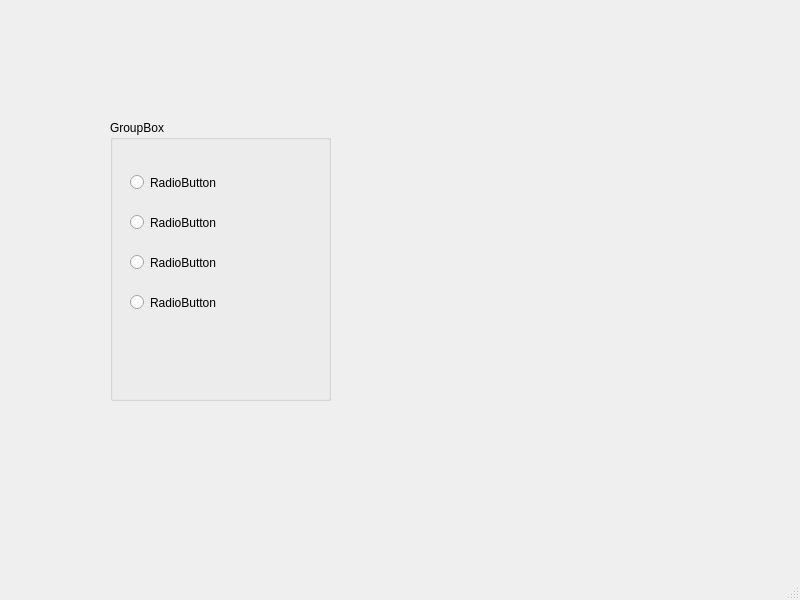
<?xml version="1.0" encoding="UTF-8"?>
<ui version="4.0">
 <class>MainWindow</class>
 <widget class="QMainWindow" name="MainWindow">
  <property name="geometry">
   <rect>
    <x>0</x>
    <y>0</y>
    <width>800</width>
    <height>600</height>
   </rect>
  </property>
  <property name="windowTitle">
   <string>MainWindow</string>
  </property>
  <widget class="QWidget" name="centralwidget">
   <widget class="QGroupBox" name="groupBox">
    <property name="geometry">
     <rect>
      <x>110</x>
      <y>120</y>
      <width>221</width>
      <height>281</height>
     </rect>
    </property>
    <property name="title">
     <string>GroupBox</string>
    </property>
    <widget class="QRadioButton" name="radioButton">
     <property name="geometry">
      <rect>
       <x>20</x>
       <y>50</y>
       <width>111</width>
       <height>25</height>
      </rect>
     </property>
     <property name="text">
      <string>RadioButton</string>
     </property>
    </widget>
    <widget class="QRadioButton" name="radioButton_2">
     <property name="geometry">
      <rect>
       <x>20</x>
       <y>90</y>
       <width>111</width>
       <height>25</height>
      </rect>
     </property>
     <property name="text">
      <string>RadioButton</string>
     </property>
    </widget>
    <widget class="QRadioButton" name="radioButton_3">
     <property name="geometry">
      <rect>
       <x>20</x>
       <y>130</y>
       <width>111</width>
       <height>25</height>
      </rect>
     </property>
     <property name="text">
      <string>RadioButton</string>
     </property>
    </widget>
    <widget class="QRadioButton" name="radioButton_4">
     <property name="geometry">
      <rect>
       <x>20</x>
       <y>170</y>
       <width>111</width>
       <height>25</height>
      </rect>
     </property>
     <property name="text">
      <string>RadioButton</string>
     </property>
    </widget>
   </widget>
  </widget>
  <widget class="QMenuBar" name="menubar">
   <property name="geometry">
    <rect>
     <x>0</x>
     <y>0</y>
     <width>800</width>
     <height>24</height>
    </rect>
   </property>
  </widget>
  <widget class="QStatusBar" name="statusbar"/>
 </widget>
 <resources/>
 <connections/>
</ui>
